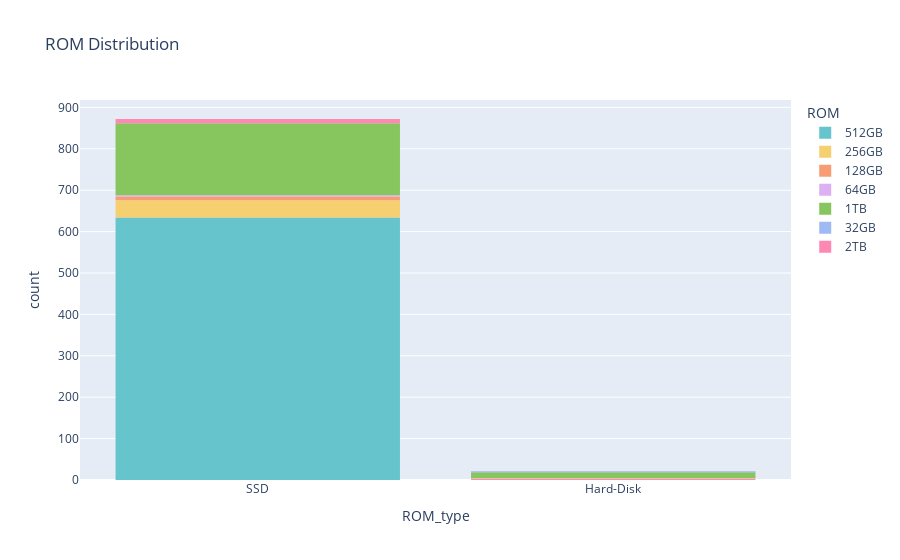

Here is the notebook cell this chart was saved with:
### Code cell
# ROM Size and Type
plt = px.histogram(df, x='ROM_type', color='ROM', title="ROM Distribution", color_discrete_sequence=px.colors.qualitative.Pastel )
plt.show()

### Figure 1 — Plotly figure (JSON) as saved in the notebook; plotly's stock layout.template omitted (floating-point values rounded to 4 significant figures; data arrays with more than 128 entries replaced by an {"elided": "..."} marker saying what was removed)
{"data": [{"alignmentgroup": "True", "bingroup": "x", "hovertemplate": "ROM=512GB<br>ROM_type=%{x}<br>count=%{y}<extra></extra>", "legendgroup": "512GB", "marker": {"color": "rgb(102, 197, 204)", "pattern": {"shape": ""}}, "name": "512GB", "offsetgroup": "512GB", "orientation": "v", "showlegend": true, "type": "histogram", "x": {"elided": "634 str values"}, "xaxis": "x", "yaxis": "y"}, {"alignmentgroup": "True", "bingroup": "x", "hovertemplate": "ROM=256GB<br>ROM_type=%{x}<br>count=%{y}<extra></extra>", "legendgroup": "256GB", "marker": {"color": "rgb(246, 207, 113)", "pattern": {"shape": ""}}, "name": "256GB", "offsetgroup": "256GB", "orientation": "v", "showlegend": true, "type": "histogram", "x": ["SSD", "SSD", "SSD", "SSD", "SSD", "SSD", "SSD", "SSD", "SSD", "SSD", "SSD", "SSD", "SSD", "SSD", "SSD", "SSD", "SSD", "SSD", "SSD", "SSD", "SSD", "SSD", "SSD", "SSD", "SSD", "SSD", "SSD", "SSD", "SSD", "SSD", "SSD", "SSD", "SSD", "SSD", "SSD", "SSD", "SSD", "SSD", "SSD", "SSD", "SSD", "SSD"], "xaxis": "x", "yaxis": "y"}, {"alignmentgroup": "True", "bingroup": "x", "hovertemplate": "ROM=128GB<br>ROM_type=%{x}<br>count=%{y}<extra></extra>", "legendgroup": "128GB", "marker": {"color": "rgb(248, 156, 116)", "pattern": {"shape": ""}}, "name": "128GB", "offsetgroup": "128GB", "orientation": "v", "showlegend": true, "type": "histogram", "x": ["SSD", "Hard-Disk", "SSD", "SSD", "Hard-Disk", "SSD", "Hard-Disk", "SSD", "SSD", "SSD", "SSD", "SSD"], "xaxis": "x", "yaxis": "y"}, {"alignmentgroup": "True", "bingroup": "x", "hovertemplate": "ROM=64GB<br>ROM_type=%{x}<br>count=%{y}<extra></extra>", "legendgroup": "64GB", "marker": {"color": "rgb(220, 176, 242)", "pattern": {"shape": ""}}, "name": "64GB", "offsetgroup": "64GB", "orientation": "v", "showlegend": true, "type": "histogram", "x": ["Hard-Disk", "SSD", "Hard-Disk", "SSD", "SSD"], "xaxis": "x", "yaxis": "y"}, {"alignmentgroup": "True", "bingroup": "x", "hovertemplate": "ROM=1TB<br>ROM_type=%{x}<br>count=%{y}<extra></extra>", "legendgroup": "1TB", "marker": {"color": "rgb(135, 197, 95)", "pattern": {"shape": ""}}, "name": "1TB", "offsetgroup": "1TB", "orientation": "v", "showlegend": true, "type": "histogram", "x": {"elided": "188 str values"}, "xaxis": "x", "yaxis": "y"}, {"alignmentgroup": "True", "bingroup": "x", "hovertemplate": "ROM=32GB<br>ROM_type=%{x}<br>count=%{y}<extra></extra>", "legendgroup": "32GB", "marker": {"color": "rgb(158, 185, 243)", "pattern": {"shape": ""}}, "name": "32GB", "offsetgroup": "32GB", "orientation": "v", "showlegend": true, "type": "histogram", "x": ["Hard-Disk", "Hard-Disk"], "xaxis": "x", "yaxis": "y"}, {"alignmentgroup": "True", "bingroup": "x", "hovertemplate": "ROM=2TB<br>ROM_type=%{x}<br>count=%{y}<extra></extra>", "legendgroup": "2TB", "marker": {"color": "rgb(254, 136, 177)", "pattern": {"shape": ""}}, "name": "2TB", "offsetgroup": "2TB", "orientation": "v", "showlegend": true, "type": "histogram", "x": ["SSD", "SSD", "SSD", "SSD", "SSD", "SSD", "SSD", "SSD", "SSD", "SSD"], "xaxis": "x", "yaxis": "y"}], "layout": {"barmode": "relative", "legend": {"title": {"text": "ROM"}, "tracegroupgap": 0}, "title": {"text": "ROM Distribution"}, "xaxis": {"anchor": "y", "domain": [0, 1], "title": {"text": "ROM_type"}}, "yaxis": {"anchor": "x", "domain": [0, 1], "title": {"text": "count"}}}}
